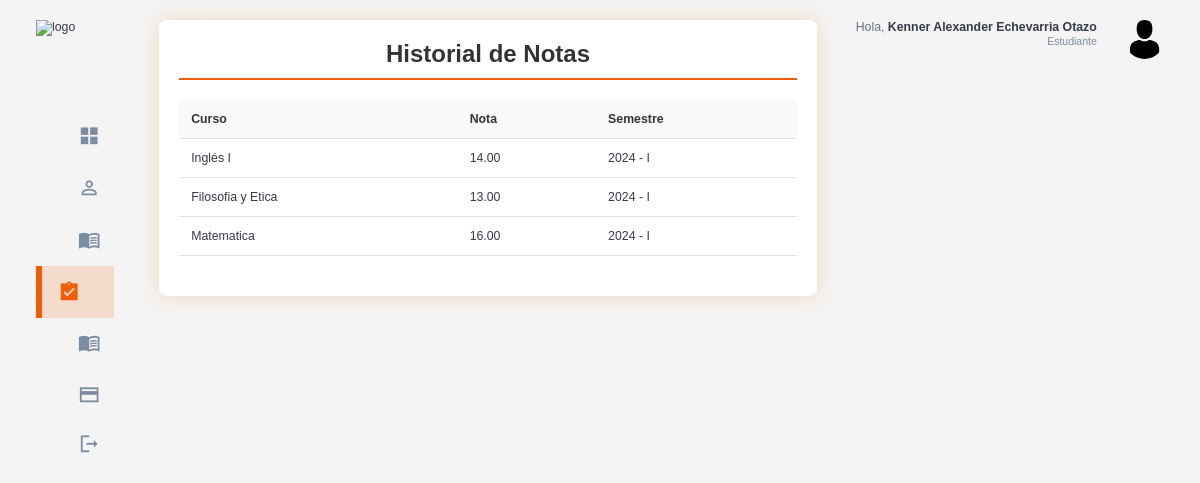
Screenshot of /alumnos/historial-notas/ (signed in) with the database file from the repository.
### cursos/models.py (models this page shows, shortened)
class HistorialNotas(models.Model):
    estudiante = models.ForeignKey(Estudiante, on_delete=models.CASCADE, related_name='historial_notas')
    curso = models.ForeignKey(Curso, on_delete=models.CASCADE, related_name='historial_notas')
    nota = models.DecimalField(max_digits=5, decimal_places=2)  # Campo para la nota
    semestre = models.ForeignKey('semestre.Semestre', on_delete=models.CASCADE, related_name='historial_notas')  # Usa la cadena aquí también
    class Meta:
        unique_together = ('estudiante', 'curso','semestre')

class Curso(models.Model):
    codigo = models.CharField(max_length=10, unique=True)  # Campo único
    nombre = models.CharField(max_length=100)
    descripcion = models.TextField(null=True, blank=True)
    creditos = models.IntegerField()
    ciclo = models.IntegerField(validators=[MinValueValidator(1), MaxValueValidator(10)])
    pre_requisitos = models.ManyToManyField('self', symmetrical=False, related_name='requisitos_para', blank=True)

### semestre/models.py (models this page shows, shortened)
class Semestre(models.Model):
    PERIODO_CHOICES = (
        ('I', 'Primero'),
        ('II', 'Segundo'),
    )
    año = models.PositiveIntegerField()  # Por ejemplo, 2024
    periodo = models.CharField(max_length=2, choices=PERIODO_CHOICES)  # I o II
    fecha_inicio = models.DateField()
    fecha_fin = models.DateField()
    estado = models.BooleanField(default=False)  # Indica si el semestre está activo
    class Meta:
        unique_together = ('año', 'periodo')  # Evita duplicados de año y periodo
    def __str__(self):
        return f"{self.año} - {self.periodo}"

### usuarios/models.py (models this page shows, shortened)
class Usuario(AbstractUser):
    id = models.AutoField(primary_key=True)
    rol = models.ForeignKey(Rol, on_delete=models.CASCADE, null=True, blank=False)

### estudiantes/models.py (models this page shows, shortened)
class InformacionPersonal(models.Model):
    estudiante = models.OneToOneField(Estudiante, on_delete=models.CASCADE)
    dni =  models.CharField(max_length=8,unique= True)
    nombre = models.CharField(max_length=100)
    apellido = models.CharField(max_length=100)
    fecha_nacimiento = models.DateField()

### usuarios/decorators.py (the view)
        def _wrapped_view(request, *args, **kwargs):
            if request.user.is_authenticated and (request.user.rol.nombre_rol == role or request.user.rol.is_admin):
                return view_func(request, *args, **kwargs)
            else:
                raise PermissionDenied  # Lanza un error si no tiene el rol correcto

### index/views.py (called while the page is built)
@login_required
@role_required('Estudiante')
def historial_notas(request):
    historial = HistorialNotas.objects.filter(estudiante=request.user.estudiante)  # Filtra por el estudiante actual
    return render(request, 'index/historial_notas.html', {'historial': historial})

### templates/index/historial_notas.html (shortened to what this page needs)
{% extends 'base_alumnos.html' %}
{% load static %}
{% block extra_css %}
    <link rel="stylesheet" href="{% static 'css/student_list.css' %}">
{% endblock %}
{% block content %}
<div class="student-list-container">
    <h2>Historial de Notas</h2>
    <div class="table-responsive">
        <table class="student-table">
            <thead>
                <tr>
                    <th>Curso</th>
                    <th>Nota</th>
                    <th>Semestre</th>
                </tr>
            </thead>
            <tbody>
                {% for nota in historial %}
        <tr>
            <td>{{ nota.curso.nombre }}</td>
            <td>{{ nota.nota }}</td>
            <td>{{ nota.semestre }}</td>
        </tr>
        {% empty %}
        <tr>
            <td colspan="3">No hay notas registradas.</td>
        </tr>
        {% endfor %}
            </tbody>
        </table>
    </div>
</div>
{% endblock %}

### templates/base_alumnos.html (shortened to what this page needs)
{% load static %}
<!DOCTYPE html>
<html lang="en">
<head>
    <link rel="stylesheet" href="{% static 'css/base.css' %}">
    {% block extra_css %}{% endblock %}
</head>
<body>
    <div class="container">
        <aside>
            <div class="top">
                <div class="logo">
                    <img src="/static/assets/logo_base.png" alt="logo">
                </div>
            </div>
            <div class="sidebar">
                <a href="{% url 'home_estudiante' %}" class="active">
                    <span class="material-icons-sharp">grid_view</span>
                </a>
                <a href="{% url 'perfil_estudiante' %}">
                    <span class="material-icons-sharp">person_outline</span>
                </a>
                <a href="{% url 'cursos_por_ciclo' %}">
                    <span class="material-icons-sharp">menu_book</span>
                </a>
                <a href="{% url 'historial_notas' %}">
                    <span class="material-icons-sharp">assignment_turned_in</span>
                </a>
                <a href="{% url 'validar_pago_alumno' %}">
                    <span class="material-icons-sharp">menu_book</span>
                </a>
                <a href=https://mpago.la/2NvBtDE>
                    <span class="material-icons-sharp">payment</span>
                </a>
                <a href="{% url 'signout' %}">
                    <span class="material-icons-sharp">logout</span>
                </a>
            </div>
        </aside>
        <main>
            {% block content %}
            {% endblock %}
        </main>
        <div class="right">
            <div class="top">
                <div class="profile">
                    <div class="info">
                        {% if request.user.estudiante.informacionpersonal %}
                            <p>Hola, <b>{{ request.user.estudiante.informacionpersonal.nombre }} {{ request.user.estudiante.informacionpersonal.apellido }}</b></p>
                        {% else %}
                            <p>Hola, <b>{{ request.user.username }}</b></p>
                        {% endif %}
                        <small class="text-muted">Estudiante</small>
                    </div>
                    <div class="profile-photo">
                        <img src="/static/assets/perfil_admin.png" alt="perfil_admin">
                    </div>
                </div>
        </div>
    </div>
</body>
</html>

### static/css/base.css (style rules this page uses)
:root { --color-primary: #F25C05; --color-danger: #F26938; --color-success: #41f1b6; --color-warning: #F2A172; --color-white: #fff; --color-info-dark: #7d8da1; --color-info-light: #dce1eb; --color-dark: #363949; --color-light: #f2a1724f; --color-primary-variant: #8f5100; --color-dark-variant: #677483; --color-background: #f6f6f9; --card-border-radius: 2rem; --border-radius-1: 0.4rem; --border-radius-2: 0.8rem; --border-radius-3: 1.2rem; --card-padding: 1.8rem; --padding-1: 1.2rem; --box-shadow: 0 2rem 3rem var(--color-light) }
* { margin: 0; padding: 0; outline: 0; appearance: none; border: 0; text-decoration: none; list-style: none; box-sizing: border-box; }
html { font-size: 14px; }
body { width: 100vw; height: 100vh; font-family: Arial, sans-serif; font-size: 0.88rem; background: var(--color-background); user-select: none; overflow-x: hidden; color: var(--color-dark); }
.container { display: grid; width: 96%; margin: 0 auto; gap: 1.8rem; grid-template-columns: 16rem auto 23rem; }
a { color: var(--color-dark); }
img { display: block; width: 100%; }
h2 { font-size: 1.4rem; }
small { font-size: 0.75rem; }
.profile-photo { width: 2.8rem; height: 2.8rem; border-radius: 50%; overflow: hidden; }
.text-muted { color: var(--color-info-dark); }
p { color: var(--color-dark-variant); }
b { color: var(--color-dark); }
aside { height: 100vh; width: 16rem; }
aside .top { display: flex; align-items: center; justify-content: space-between; margin-top: 1.4rem; }
aside .logo { display: flex; gap: 0.8rem; }
aside .logo img { width: 12.5rem; height: 4.5rem; }
aside .sidebar { display: flex; flex-direction: column; height: 86vh; position: relative; top: 3rem; }
aside .sidebar a { display: flex; color: var(--color-info-dark); margin-left: 2rem; gap: 1rem; align-items: center; position: relative; height: 3.7rem; transition: all 300ms ease; padding: 0 1rem; white-space: nowrap; overflow: hidden; text-overflow: ellipsis; }
aside .sidebar a span { font-size: 1.6rem; transition: all 300ms ease; }
aside .sidebar a:last-child { position: absolute; bottom: 2rem; width: 100%; }
aside .sidebar a.active { background-color: var(--color-light); color: var(--color-primary); margin-left: 0; padding-left: calc(1rem - 3px); }
aside .sidebar a.active:before { content: ''; width: 6px; height: 100%; background: var(--color-primary); position: absolute; left: 0; }
aside .sidebar a.active span { color: var(--color-primary); margin-left: calc(1rem - 3px); }
main { margin-top: 1.4rem; }
.right { margin-top: 1.4rem; }
.right .top { display: flex; justify-content: end; gap: 2rem; }
.right .top .profile { display: flex; gap: 2rem; text-align: right; }
@media screen and (max-width: 1200px) { .container { width: 94%; grid-template-columns: 7rem auto 23rem; } }
@media screen and (max-width: 1200px) { aside .sidebar a { width: 5.6rem; } }
@media screen and (max-width: 1200px) { aside .sidebar a:last-child { position: relative; margin-top: 1.8rem; } }
@media screen and (max-width: 1200px) { aside .logo img { top: 10px; width: 8.2rem; height: 3.5rem; } }

### static/css/student_list.css (style rules this page uses)
body { margin: 0; padding: 0; font-family: Arial, sans-serif; background-color: #f4f4f4; }
.student-list-container { width: 100%; max-width: 1200px; margin: 0 auto; padding: 20px; background-color: #ffffff; border-radius: 8px; box-shadow: 0 0 20px rgba(243, 184, 128, 0.473); box-sizing: border-box; }
.student-list-container h2 { text-align: center; margin-bottom: 20px; padding-bottom: 10px; border-bottom: 2px solid #F25C05; color: #333; font-size: 24px; }
.table-responsive { overflow-x: auto; -webkit-overflow-scrolling: touch; }
.student-table { width: 100%; border-collapse: collapse; margin-bottom: 20px; }
.student-table th, .student-table td { padding: 12px; text-align: left; border-bottom: 1px solid #e0e0e0; }
.student-table th { background-color: #f8f9fa; font-weight: bold; color: #333; }

### rows the page displays
HistorialNotas: curso.nombre "Inglés I", nota "14.00", semestre "2024 - I"
HistorialNotas: curso.nombre "Filosofia y Etica", nota "13.00", semestre "2024 - I"
HistorialNotas: curso.nombre "Matematica", nota "16.00", semestre "2024 - I"
Usuario: user.estudiante.informacionpersonal.nombre "Kenner Alexander", user.estudiante.informacionpersonal.apellido "Echevarria Otazo"
